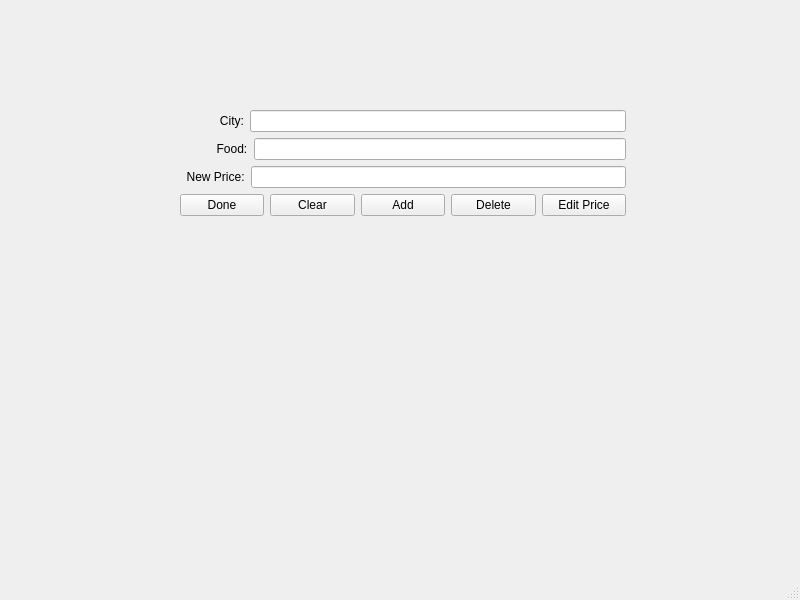
<?xml version="1.0" encoding="UTF-8"?>
<ui version="4.0">
 <class>adminFoodEdit</class>
 <widget class="QMainWindow" name="adminFoodEdit">
  <property name="geometry">
   <rect>
    <x>0</x>
    <y>0</y>
    <width>800</width>
    <height>600</height>
   </rect>
  </property>
  <property name="windowTitle">
   <string>MainWindow</string>
  </property>
  <widget class="QWidget" name="centralwidget">
   <widget class="QWidget" name="verticalLayoutWidget">
    <property name="geometry">
     <rect>
      <x>180</x>
      <y>110</y>
      <width>446</width>
      <height>311</height>
     </rect>
    </property>
    <layout class="QVBoxLayout" name="verticalLayout" stretch="0,0,0,0,0">
     <item>
      <layout class="QHBoxLayout" name="horizontalLayout">
       <item>
        <widget class="QLabel" name="label">
         <property name="text">
          <string>            City:</string>
         </property>
        </widget>
       </item>
       <item>
        <widget class="QLineEdit" name="cityNameEdit"/>
       </item>
      </layout>
     </item>
     <item>
      <layout class="QHBoxLayout" name="horizontalLayout_3">
       <item>
        <widget class="QLabel" name="label_2">
         <property name="text">
          <string>           Food:</string>
         </property>
        </widget>
       </item>
       <item>
        <widget class="QLineEdit" name="foodNameEdit"/>
       </item>
      </layout>
     </item>
     <item>
      <layout class="QHBoxLayout" name="horizontalLayout_4">
       <item>
        <widget class="QLabel" name="label_3">
         <property name="text">
          <string>  New Price:</string>
         </property>
        </widget>
       </item>
       <item>
        <widget class="QLineEdit" name="newPriceEdit"/>
       </item>
      </layout>
     </item>
     <item>
      <layout class="QHBoxLayout" name="horizontalLayout_2">
       <item>
        <widget class="QPushButton" name="doneButton">
         <property name="styleSheet">
          <string notr="true"/>
         </property>
         <property name="text">
          <string>Done</string>
         </property>
        </widget>
       </item>
       <item>
        <widget class="QPushButton" name="clearButton">
         <property name="text">
          <string>Clear</string>
         </property>
        </widget>
       </item>
       <item>
        <widget class="QPushButton" name="addButton">
         <property name="text">
          <string>Add</string>
         </property>
        </widget>
       </item>
       <item>
        <widget class="QPushButton" name="deleteButton">
         <property name="text">
          <string>Delete</string>
         </property>
        </widget>
       </item>
       <item>
        <widget class="QPushButton" name="editPriceButton">
         <property name="text">
          <string>Edit Price</string>
         </property>
        </widget>
       </item>
      </layout>
     </item>
     <item>
      <widget class="QLabel" name="warningLabel">
       <property name="sizePolicy">
        <sizepolicy hsizetype="Preferred" vsizetype="Preferred">
         <horstretch>0</horstretch>
         <verstretch>0</verstretch>
        </sizepolicy>
       </property>
       <property name="text">
        <string/>
       </property>
       <property name="alignment">
        <set>Qt::AlignmentFlag::AlignCenter</set>
       </property>
      </widget>
     </item>
    </layout>
   </widget>
  </widget>
  <widget class="QMenuBar" name="menubar">
   <property name="geometry">
    <rect>
     <x>0</x>
     <y>0</y>
     <width>800</width>
     <height>24</height>
    </rect>
   </property>
  </widget>
  <widget class="QStatusBar" name="statusbar"/>
 </widget>
 <resources/>
 <connections/>
</ui>
